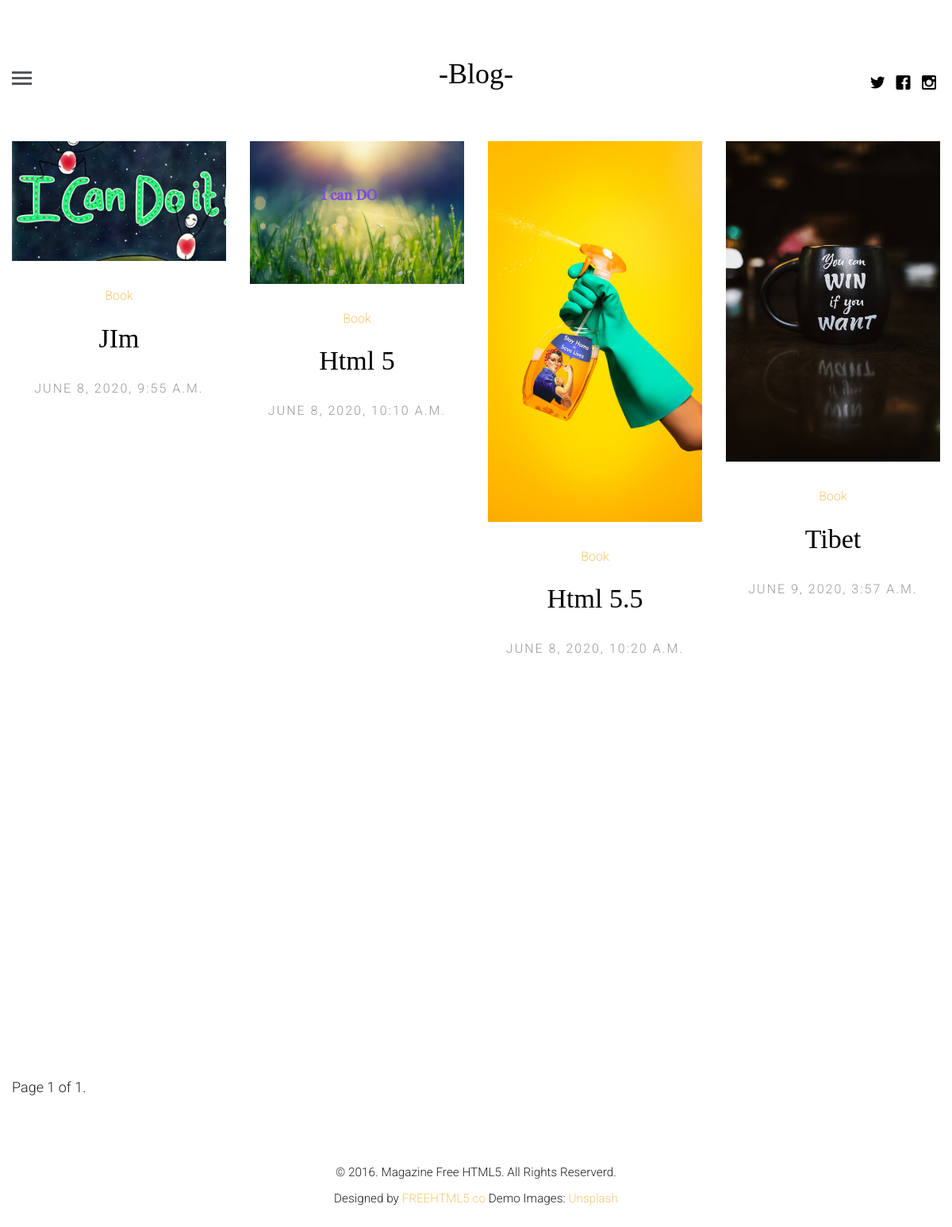
The app's page /author/jim with its own data.
### tube/models.py (models this page shows, shortened)
class article(models.Model):
    article_author = models.ForeignKey(author, on_delete= models.CASCADE)
    title = models.CharField(max_length = 100)
    image = models.FileField()
    body = models.TextField()
    highlight = models.CharField( max_length = 150)
    post_on = models.DateTimeField(auto_now=False, auto_now_add=True)
    post_update = models.DateTimeField(auto_now=True, auto_now_add=False)
    catagory= models.ForeignKey(catagory, on_delete=models.CASCADE)
    def get_single_url(self):
        return reverse('tube:Single', kwargs={"id":self.id})

class catagory(models.Model):
    name = models.CharField(max_length = 100)
    post_on = models.DateTimeField(auto_now=False, auto_now_add=True)
    def __str__(self):
        return self.name

### tube/views.py (the view)
# urls.py: path('author/<name>', views.getauthor, name="profile"),
def getauthor(request,name):
    post_author = get_object_or_404( User, username = name)
    auth = get_object_or_404(author, name = post_author.id)
    post = article.objects.filter(article_author = auth.id )
    paginator = Paginator(post, 5) # Show 5 contacts per page.
    page_number = request.GET.get('page')
    all_page = paginator.get_page(page_number)
    contex = {
        "post":all_page,
        "auth":auth,
    }
    return render(request, 'profile.html', contex)

### templates/profile.html (shortened to what this page needs)
{% extends 'base.html' %}
{% block profile %}
{% load static %}
{% endblock profile %}
{% block content %}
<div class="container-fluid">
    <div class="row fh5co-post-entry">
        {% for p in post %}
        <article class="col-lg-3 col-md-3 col-sm-3 col-xs-6 col-xxs-12 animate-box">
            <figure>
                <a href=" {{p.get_single_url }} "><img src="{{ p.image.url }}" alt="Image" class="img-responsive"></a>
            </figure>
            <span class="fh5co-meta"><a href="{% url 'Topic' name=p.catagory.name %}">{{p.catagory}}</a></span>
            <h2 class="fh5co-article-title"><a href="{{p.get_single_url }}">{{ p.title }}</a></h2>
            <span class="fh5co-meta fh5co-date">{{ p.post_on }}</span>
        </article>
        {% endfor %}
    </div>
</div>
<div class="container-fluid">
    <div class="pagination">
        <span class="step-links">
            <span class="current">
                Page {{ post.number }} of {{ post.paginator.num_pages }}.
            </span>
        </span>
    </div>
</div>
{% endblock content %}

### tube/static/css/style.css (style rules this page uses)
html { background: #fff; }
body { font-family: "Roboto", arial, sans-serif; font-size: 18px; font-weight: 300; line-height: 1.8; color: #222; background: #fff; }
a { color: #f7c873; -webkit-transition: 0.5s; -o-transition: 0.5s; transition: 0.5s; }
h1, h2, h3, h4, h5, h6 { font-family: "Playfair Display", times, serif; color: #000; }
.fh5co-post-entry article { text-align: center; float: left; margin-bottom: 110px; padding-left: 3em; padding-right: 3em; }
@media screen and (max-width: 1200px) { .fh5co-post-entry article { margin-bottom: 80px; padding-left: 15px; padding-right: 15px; } }
.fh5co-post-entry article a img { opacity: 1; -webkit-transition: 0.5s; -o-transition: 0.5s; transition: 0.5s; }
.fh5co-post-entry article figure { margin-bottom: 30px; }
.fh5co-post-entry article h2 { font-family: "Playfair Display", times, serif; font-size: 34px; color: #000; margin-bottom: 30px; }
.fh5co-post-entry article h2 a { color: #000; }
.fh5co-post-entry article .fh5co-meta { font-size: 16px; font-family: "Roboto", arial, sans-serif; color: #999999; margin-bottom: 20px; display: block; }
.fh5co-post-entry article .fh5co-meta.fh5co-date { text-transform: uppercase; letter-spacing: 2px; }
.js .to-animate, .js .to-animate-2, .js .animate-box { opacity: 0; }

### records on screen
article: image (picture), catagory "Book", title "JIm", post_on "JUNE 8, 2020, 9:55 A.M."
article: image (picture), catagory "Book", title "Html 5", post_on "JUNE 8, 2020, 10:10 A.M."
article: image (picture), catagory "Book", title "Html 5.5", post_on "JUNE 8, 2020, 10:20 A.M."
article: image (picture), catagory "Book", title "Tibet", post_on "JUNE 9, 2020, 3:57 A.M."

### other values on screen
{{ post.number }} "1"
{{ post.paginator.num_pages }} "1"
